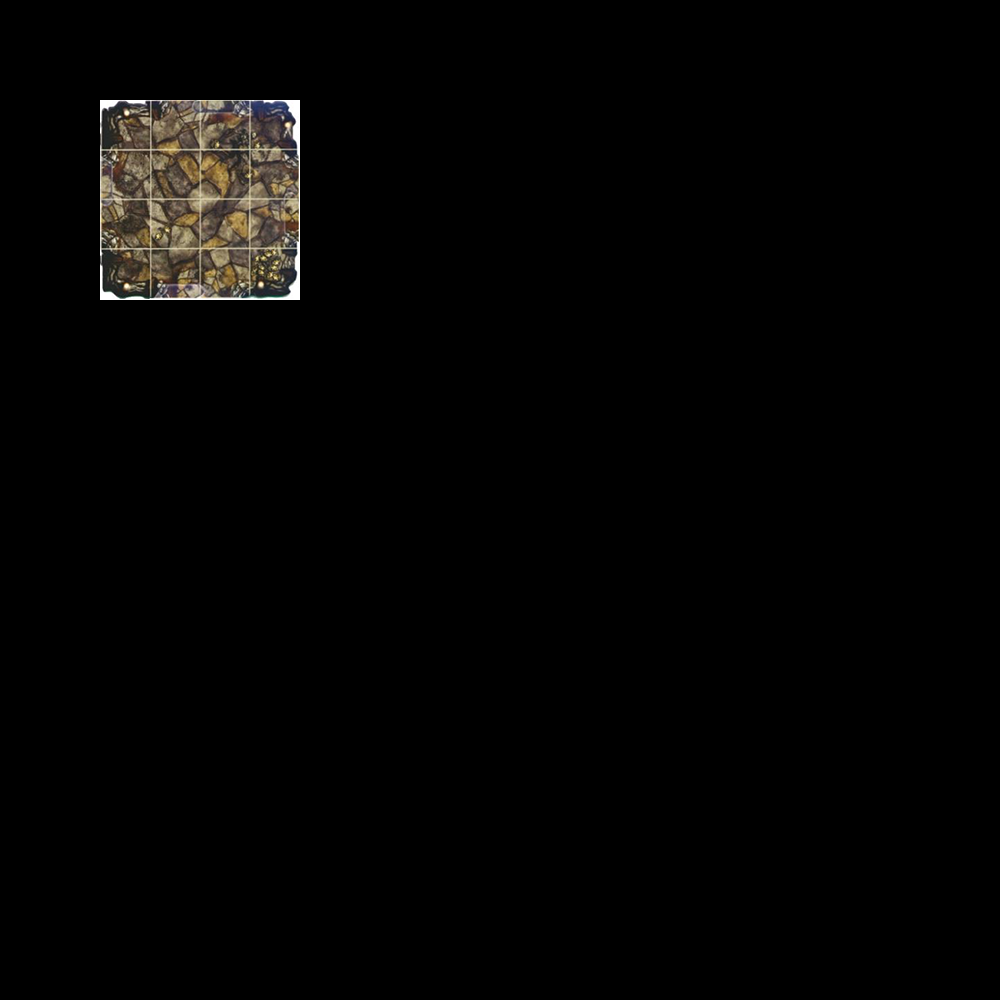

A 2D game scene composited from a Tiled map and its tileset images. What follows is a short description and the map's XML, with every tile layer's data as written:
An orthogonal 20x20 tile map with 50x50 px tiles, 1 tile layer (map).

<map version="1.0" orientation="orthogonal" renderorder="right-down" width="20" height="20" tilewidth="50" tileheight="50" nextobjectid="1">
 <tileset firstgid="1" name="level01" tilewidth="50" tileheight="50" tilecount="50" columns="10">
  <image source="../../assets/tile/level01.png" width="500" height="250" />
 </tileset>
 <layer name="map" width="20" height="20">
  <data encoding="csv">
0,0,0,0,0,0,0,0,0,0,0,0,0,0,0,0,0,0,0,0,
0,0,0,0,0,0,0,0,0,0,0,0,0,0,0,0,0,0,0,0,
0,0,1,2,3,4,0,0,0,0,0,0,0,0,0,0,0,0,0,0,
0,0,11,12,13,14,0,0,0,0,0,0,0,0,0,0,0,0,0,0,
0,0,21,22,23,24,0,0,0,0,0,0,0,0,0,0,0,0,0,0,
0,0,31,32,33,34,0,0,0,0,0,0,0,0,0,0,0,0,0,0,
0,0,0,0,0,0,0,0,0,0,0,0,0,0,0,0,0,0,0,0,
0,0,0,0,0,0,0,0,0,0,0,0,0,0,0,0,0,0,0,0,
0,0,0,0,0,0,0,0,0,0,0,0,0,0,0,0,0,0,0,0,
0,0,0,0,0,0,0,0,0,0,0,0,0,0,0,0,0,0,0,0,
0,0,0,0,0,0,0,0,0,0,0,0,0,0,0,0,0,0,0,0,
0,0,0,0,0,0,0,0,0,0,0,0,0,0,0,0,0,0,0,0,
0,0,0,0,0,0,0,0,0,0,0,0,0,0,0,0,0,0,0,0,
0,0,0,0,0,0,0,0,0,0,0,0,0,0,0,0,0,0,0,0,
0,0,0,0,0,0,0,0,0,0,0,0,0,0,0,0,0,0,0,0,
0,0,0,0,0,0,0,0,0,0,0,0,0,0,0,0,0,0,0,0,
0,0,0,0,0,0,0,0,0,0,0,0,0,0,0,0,0,0,0,0,
0,0,0,0,0,0,0,0,0,0,0,0,0,0,0,0,0,0,0,0,
0,0,0,0,0,0,0,0,0,0,0,0,0,0,0,0,0,0,0,0,
0,0,0,0,0,0,0,0,0,0,0,0,0,0,0,0,0,0,0,0
</data>
 </layer>
</map>
